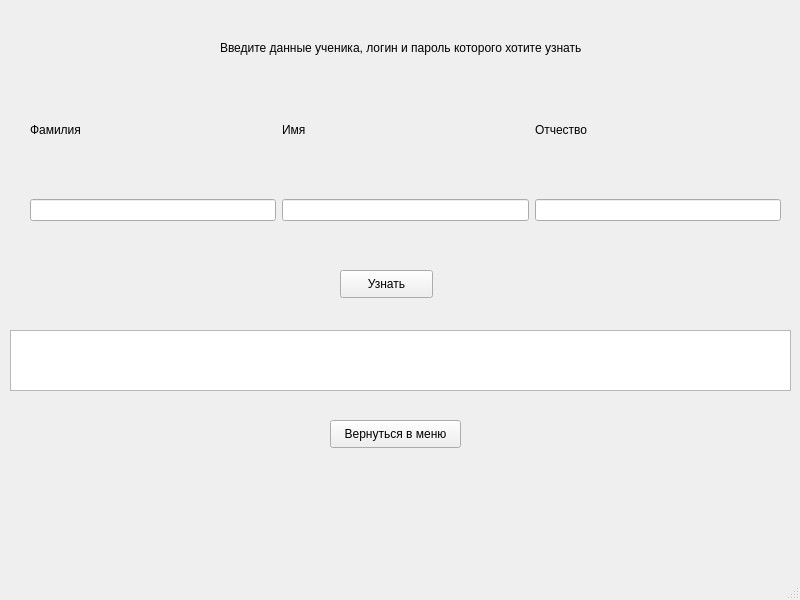
<?xml version="1.0" encoding="UTF-8"?>
<ui version="4.0">
 <class>MainWindow</class>
 <widget class="QMainWindow" name="MainWindow">
  <property name="geometry">
   <rect>
    <x>0</x>
    <y>0</y>
    <width>800</width>
    <height>600</height>
   </rect>
  </property>
  <property name="windowTitle">
   <string>MainWindow</string>
  </property>
  <widget class="QWidget" name="centralwidget">
   <widget class="QLabel" name="label">
    <property name="geometry">
     <rect>
      <x>220</x>
      <y>40</y>
      <width>401</width>
      <height>16</height>
     </rect>
    </property>
    <property name="text">
     <string>Введите данные ученика, логин и пароль которого хотите узнать</string>
    </property>
   </widget>
   <widget class="QWidget" name="horizontalLayoutWidget">
    <property name="geometry">
     <rect>
      <x>30</x>
      <y>90</y>
      <width>751</width>
      <height>80</height>
     </rect>
    </property>
    <layout class="QHBoxLayout" name="horizontalLayout">
     <item>
      <widget class="QLabel" name="label_4">
       <property name="text">
        <string>Фамилия</string>
       </property>
      </widget>
     </item>
     <item>
      <widget class="QLabel" name="label_3">
       <property name="text">
        <string>Имя</string>
       </property>
      </widget>
     </item>
     <item>
      <widget class="QLabel" name="label_2">
       <property name="text">
        <string>Отчество</string>
       </property>
      </widget>
     </item>
    </layout>
   </widget>
   <widget class="QWidget" name="horizontalLayoutWidget_2">
    <property name="geometry">
     <rect>
      <x>30</x>
      <y>170</y>
      <width>751</width>
      <height>80</height>
     </rect>
    </property>
    <layout class="QHBoxLayout" name="horizontalLayout_2">
     <item>
      <widget class="QLineEdit" name="lineEdit_3"/>
     </item>
     <item>
      <widget class="QLineEdit" name="lineEdit_2"/>
     </item>
     <item>
      <widget class="QLineEdit" name="lineEdit"/>
     </item>
    </layout>
   </widget>
   <widget class="QListWidget" name="listWidget">
    <property name="geometry">
     <rect>
      <x>10</x>
      <y>330</y>
      <width>781</width>
      <height>61</height>
     </rect>
    </property>
   </widget>
   <widget class="QPushButton" name="pushButton">
    <property name="geometry">
     <rect>
      <x>340</x>
      <y>270</y>
      <width>93</width>
      <height>28</height>
     </rect>
    </property>
    <property name="text">
     <string>Узнать</string>
    </property>
   </widget>
   <widget class="QPushButton" name="backButton">
    <property name="geometry">
     <rect>
      <x>330</x>
      <y>420</y>
      <width>131</width>
      <height>28</height>
     </rect>
    </property>
    <property name="text">
     <string>Вернуться в меню</string>
    </property>
   </widget>
  </widget>
  <widget class="QMenuBar" name="menubar">
   <property name="geometry">
    <rect>
     <x>0</x>
     <y>0</y>
     <width>800</width>
     <height>26</height>
    </rect>
   </property>
  </widget>
  <widget class="QStatusBar" name="statusbar"/>
 </widget>
 <resources/>
 <connections/>
</ui>
